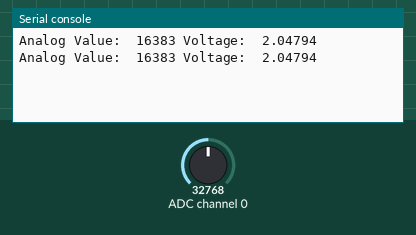
Recording of a program running on a simulated CircuitPython board. Parts: the last lines printed to the serial console. Inputs (shaded band) come from the test bench; at power-on: ADC channel 0 = 32768 (analog values on the 0–65535 scale).

Above: at 3.2 s.
3.3 s: ADC channel 0 set to 45874
At 4.5 s:
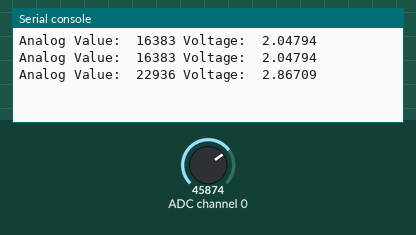
4.8 s: ADC channel 0 set to 57670
At 5.8 s:
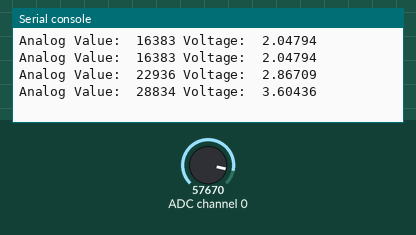
Timing chart, 0 to 7.8 s (numbered marks = the images above; inputs shaded):
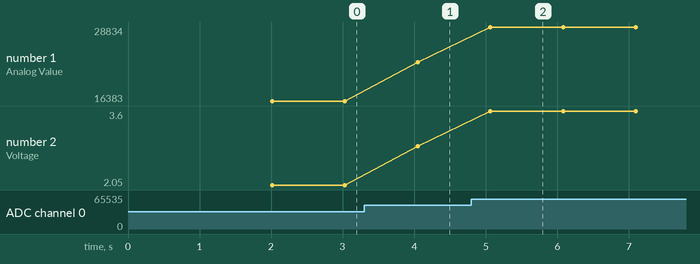

Measured:
- after the input at 3.3 s, the serial console: prints a new line after 0.75 s (image 1)
- after the input at 4.8 s, the serial console: prints a new line after 0.27 s (image 2)
- plotted number 1: 16383 → 22936 after the input at 3.3 s, 22936 → 28834 after the input at 4.8 s
- plotted number 2: 2.05 → 2.87 after the input at 3.3 s, 2.87 → 3.6 after the input at 4.8 s

The program:

ads1115.py
```python
import board
import time
import busio
import adafruit_ads1x15.ads1115 as ADS
from adafruit_ads1x15.analog_in import AnalogIn

#Connect the module to SV7 of  the RPI GPIO PRotection Board

 # Please make sure that I2C interface of Raspberry Pi
 # is enables from 'Raspberyy PI Configuration'

# Initialize the I2C interface
i2c = busio.I2C(board.SCL, board.SDA) #Create I2C Object
time.sleep(1)

# Create an ADS1115 object
ads = ADS.ADS1115(i2c)
time.sleep(1)

# Define the analog input channel
channel = AnalogIn(ads, ADS.P0) #Select Channel 0 of ADC

# Loop to read the analog input continuously
while True:
    print("Analog Value: ", channel.value, "Voltage: ", channel.voltage)    # Display the ADC readings on terminal
    time.sleep(1)
```
